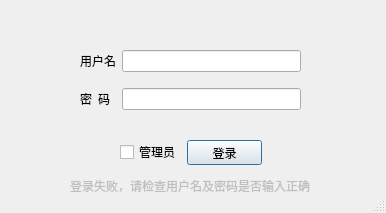
<?xml version="1.0" encoding="UTF-8"?>
<ui version="4.0">
 <class>Dialog</class>
 <widget class="QDialog" name="Dialog">
  <property name="geometry">
   <rect>
    <x>0</x>
    <y>0</y>
    <width>386</width>
    <height>213</height>
   </rect>
  </property>
  <property name="windowTitle">
   <string>登录</string>
  </property>
  <property name="sizeGripEnabled">
   <bool>true</bool>
  </property>
  <widget class="QWidget" name="gridLayoutWidget">
   <property name="geometry">
    <rect>
     <x>80</x>
     <y>40</y>
     <width>221</width>
     <height>80</height>
    </rect>
   </property>
   <layout class="QGridLayout" name="gridLayout">
    <item row="0" column="1">
     <widget class="QLineEdit" name="lineEditUser"/>
    </item>
    <item row="0" column="0">
     <widget class="QLabel" name="labelUser">
      <property name="font">
       <font>
        <family>Microsoft YaHei Mono</family>
       </font>
      </property>
      <property name="text">
       <string>用户名</string>
      </property>
     </widget>
    </item>
    <item row="1" column="0">
     <widget class="QLabel" name="labelPassword">
      <property name="font">
       <font>
        <family>Microsoft YaHei Mono</family>
       </font>
      </property>
      <property name="text">
       <string>密  码</string>
      </property>
     </widget>
    </item>
    <item row="1" column="1">
     <widget class="QLineEdit" name="lineEditPassword">
      <property name="echoMode">
       <enum>QLineEdit::Password</enum>
      </property>
     </widget>
    </item>
   </layout>
  </widget>
  <widget class="QLabel" name="labelFailedMessage">
   <property name="enabled">
    <bool>false</bool>
   </property>
   <property name="geometry">
    <rect>
     <x>70</x>
     <y>180</y>
     <width>240</width>
     <height>12</height>
    </rect>
   </property>
   <property name="text">
    <string>登录失败，请检查用户名及密码是否输入正确</string>
   </property>
  </widget>
  <widget class="QWidget" name="">
   <property name="geometry">
    <rect>
     <x>120</x>
     <y>140</y>
     <width>142</width>
     <height>25</height>
    </rect>
   </property>
   <layout class="QHBoxLayout" name="horizontalLayout">
    <item>
     <widget class="QCheckBox" name="checkBoxIsAdmin">
      <property name="text">
       <string>管理员</string>
      </property>
     </widget>
    </item>
    <item>
     <widget class="QPushButton" name="pushButtonLogin">
      <property name="text">
       <string>登录</string>
      </property>
     </widget>
    </item>
   </layout>
  </widget>
 </widget>
 <resources/>
 <connections/>
</ui>
